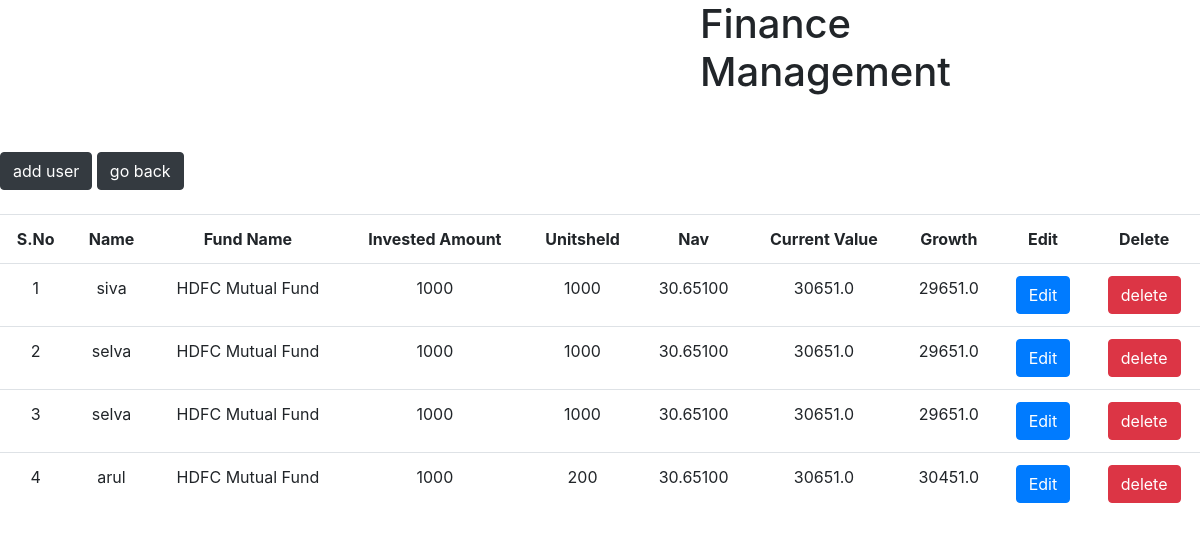
The app's page /read with its own data.
### tables this page shows
CREATE TABLE "datas_table" (
	"name"	INTEGER NOT NULL,
	"fundcode"	TEXT NOT NULL,
	"invested"	TEXT NOT NULL,
	"unitsheld"	TEXT NOT NULL,
	"nav"	TEXT NOT NULL,
	"current_value"	TEXT NOT NULL,
	"growth"	TEXT NOT NULL,
	"id"	INTEGER NOT NULL UNIQUE,
	PRIMARY KEY("id" AUTOINCREMENT)
);

### app.py (the view)
@app.route('/read')
def read():
    conn = sql.connect('user.db')
    conn.row_factory = sql.Row
    cur = conn.cursor()
    cur.execute('select * from datas_table')
    data = cur.fetchall()
    return render_template('home.html',data=data)

### templates/home.html (shortened to what this page needs)
<!DOCTYPE html>
<html lang="en">
<head>
</head>
<body>
{% extends "base.html" %}
{% block content%}
<h1>Finance Management</h1><br><br>
<a href="{{url_for('home')}}" class="btn btn-dark">add user</a>
<a href="{{url_for('login')}}" class="btn btn-dark">go back</a><br><br>
<table class="table">
    <tr>
        <th>S.No</th>
        <th>Name</th>
        <th>Fund Name</th>
        <th>Invested Amount</th>
        <th>Unitsheld</th>
        <th>Nav</th>
        <th>Current Value</th>
        <th>Growth</th>
        <th>Edit</th>
        <th>Delete</th>
    </tr>
    {%for i in data%}
    <tr>
        <td>{{loop.index}}</td>
        <td>{{i.name}}</td>
        <td>{{i.fundcode}}</td>
        <td>{{i.Invested}}</td>
        <td>{{i.unitsheld}}</td>
        <td>{{i.nav}}</td>
        <td>{{i.current_value}}</td>
        <td>{{i.growth}}</td>
        <td><a href="{{url_for('edit_user',id=loop.index)}}" class="btn btn-primary">Edit</a></td>
        <td><a href="{{url_for('delete_user',id=loop.index)}}" class="btn btn-danger">delete</a></td>
    </tr>
    {%endfor%}
</table>
</body>
</html>
{% endblock %}

### templates/base.html (shortened to what this page needs)
<!doctype html>
<html lang="en">
  <head>
    <link rel="stylesheet" href="https://cdn.jsdelivr.net/npm/bootstrap@4.0.0/dist/css/bootstrap.min.css">
  </head>
  <body>
    {%block content%}{%endblock%}
</body>
</html>

### templates/home.html (style rules this page uses)
table,th,td { border-collapse: collapse; text-align: center; margin: 0 auto; }
h1 { text-align: center; margin: 0 700px; font-size: 30px; }

### records on screen
datas_table: name "siva", fundcode "HDFC Mutual Fund", Invested "1000", unitsheld "1000", nav "30.65100", current_value "30651.0", growth "29651.0"
datas_table: name "selva", fundcode "HDFC Mutual Fund", Invested "1000", unitsheld "1000", nav "30.65100", current_value "30651.0", growth "29651.0"
datas_table: name "selva", fundcode "HDFC Mutual Fund", Invested "1000", unitsheld "1000", nav "30.65100", current_value "30651.0", growth "29651.0"
datas_table: name "arul", fundcode "HDFC Mutual Fund", Invested "1000", unitsheld "200", nav "30.65100", current_value "30651.0", growth "30451.0"
